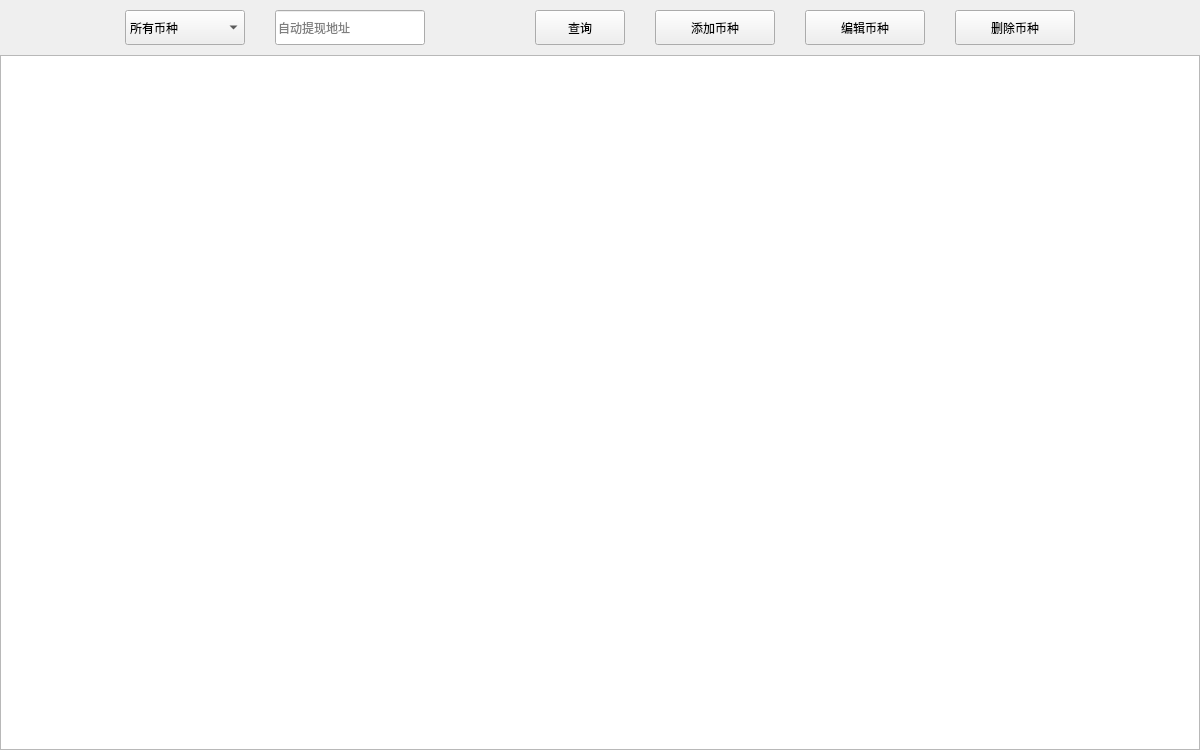
     <widget class="QWidget" name="page_AddCoin">
      <property name="minimumSize">
       <size>
        <width>1200</width>
        <height>750</height>
       </size>
      </property>
      <layout class="QVBoxLayout" name="verticalLayout_25">
       <property name="spacing">
        <number>10</number>
       </property>
       <property name="leftMargin">
        <number>0</number>
       </property>
       <property name="topMargin">
        <number>10</number>
       </property>
       <property name="rightMargin">
        <number>0</number>
       </property>
       <property name="bottomMargin">
        <number>0</number>
       </property>
       <item>
        <layout class="QHBoxLayout" name="horizontalLayout_39">
         <item>
          <spacer name="horizontalSpacer_148">
           <property name="orientation">
            <enum>Qt::Horizontal</enum>
           </property>
           <property name="sizeHint" stdset="0">
            <size>
             <width>40</width>
             <height>20</height>
            </size>
           </property>
          </spacer>
         </item>
         <item>
          <widget class="QComboBox" name="cbx_AddCoin_CoinType">
           <property name="minimumSize">
            <size>
             <width>120</width>
             <height>35</height>
            </size>
           </property>
           <property name="maximumSize">
            <size>
             <width>120</width>
             <height>35</height>
            </size>
           </property>
           <property name="styleSheet">
            <string notr="true"/>
           </property>
           <item>
            <property name="text">
             <string>所有币种</string>
            </property>
           </item>
          </widget>
         </item>
         <item>
          <spacer name="horizontalSpacer_150">
           <property name="orientation">
            <enum>Qt::Horizontal</enum>
           </property>
           <property name="sizeType">
            <enum>QSizePolicy::Fixed</enum>
           </property>
           <property name="sizeHint" stdset="0">
            <size>
             <width>20</width>
             <height>20</height>
            </size>
           </property>
          </spacer>
         </item>
         <item>
          <widget class="QLineEdit" name="le_AddCoin_AutoWithdrawSrcAddr">
           <property name="minimumSize">
            <size>
             <width>150</width>
             <height>35</height>
            </size>
           </property>
           <property name="maximumSize">
            <size>
             <width>150</width>
             <height>35</height>
            </size>
           </property>
           <property name="styleSheet">
            <string notr="true"/>
           </property>
           <property name="placeholderText">
            <string>自动提现地址</string>
           </property>
          </widget>
         </item>
         <item>
          <spacer name="horizontalSpacer_149">
           <property name="orientation">
            <enum>Qt::Horizontal</enum>
           </property>
           <property name="sizeType">
            <enum>QSizePolicy::Fixed</enum>
           </property>
           <property name="sizeHint" stdset="0">
            <size>
             <width>100</width>
             <height>20</height>
            </size>
           </property>
          </spacer>
         </item>
         <item>
          <widget class="QPushButton" name="btn_AddCoin_Search">
           <property name="minimumSize">
            <size>
             <width>90</width>
             <height>35</height>
            </size>
           </property>
           <property name="maximumSize">
            <size>
             <width>90</width>
             <height>35</height>
            </size>
           </property>
           <property name="cursor">
            <cursorShape>PointingHandCursor</cursorShape>
           </property>
           <property name="focusPolicy">
            <enum>Qt::NoFocus</enum>
           </property>
           <property name="styleSheet">
            <string notr="true"/>
           </property>
           <property name="text">
            <string>查询</string>
           </property>
          </widget>
         </item>
         <item>
          <spacer name="horizontalSpacer_151">
           <property name="orientation">
            <enum>Qt::Horizontal</enum>
           </property>
           <property name="sizeType">
            <enum>QSizePolicy::Fixed</enum>
           </property>
           <property name="sizeHint" stdset="0">
            <size>
             <width>20</width>
             <height>20</height>
            </size>
           </property>
          </spacer>
         </item>
         <item>
          <widget class="QPushButton" name="btn_AddCoin_Ok">
           <property name="minimumSize">
            <size>
             <width>120</width>
             <height>35</height>
            </size>
           </property>
           <property name="maximumSize">
            <size>
             <width>120</width>
             <height>35</height>
            </size>
           </property>
           <property name="cursor">
            <cursorShape>PointingHandCursor</cursorShape>
           </property>
           <property name="focusPolicy">
            <enum>Qt::NoFocus</enum>
           </property>
           <property name="styleSheet">
            <string notr="true"/>
           </property>
           <property name="text">
            <string>添加币种</string>
           </property>
          </widget>
         </item>
         <item>
          <spacer name="horizontalSpacer_152">
           <property name="orientation">
            <enum>Qt::Horizontal</enum>
           </property>
           <property name="sizeType">
            <enum>QSizePolicy::Fixed</enum>
           </property>
           <property name="sizeHint" stdset="0">
            <size>
             <width>20</width>
             <height>20</height>
            </size>
           </property>
          </spacer>
         </item>
         <item>
          <widget class="QPushButton" name="btn_AddCoin_Edit">
           <property name="minimumSize">
            <size>
             <width>120</width>
             <height>35</height>
            </size>
           </property>
           <property name="maximumSize">
            <size>
             <width>120</width>
             <height>35</height>
            </size>
           </property>
           <property name="cursor">
            <cursorShape>PointingHandCursor</cursorShape>
           </property>
           <property name="focusPolicy">
            <enum>Qt::NoFocus</enum>
           </property>
           <property name="styleSheet">
            <string notr="true"/>
           </property>
           <property name="text">
            <string>编辑币种</string>
           </property>
          </widget>
         </item>
         <item>
          <spacer name="horizontalSpacer_153">
           <property name="orientation">
            <enum>Qt::Horizontal</enum>
           </property>
           <property name="sizeType">
            <enum>QSizePolicy::Fixed</enum>
           </property>
           <property name="sizeHint" stdset="0">
            <size>
             <width>20</width>
             <height>20</height>
            </size>
           </property>
          </spacer>
         </item>
         <item>
          <widget class="QPushButton" name="btn_AddCoin_Delete">
           <property name="minimumSize">
            <size>
             <width>120</width>
             <height>35</height>
            </size>
           </property>
           <property name="maximumSize">
            <size>
             <width>120</width>
             <height>35</height>
            </size>
           </property>
           <property name="cursor">
            <cursorShape>PointingHandCursor</cursorShape>
           </property>
           <property name="focusPolicy">
            <enum>Qt::NoFocus</enum>
           </property>
           <property name="styleSheet">
            <string notr="true"/>
           </property>
           <property name="text">
            <string>删除币种</string>
           </property>
          </widget>
         </item>
         <item>
          <spacer name="horizontalSpacer_147">
           <property name="orientation">
            <enum>Qt::Horizontal</enum>
           </property>
           <property name="sizeHint" stdset="0">
            <size>
             <width>40</width>
             <height>20</height>
            </size>
           </property>
          </spacer>
         </item>
        </layout>
       </item>
       <item>
        <layout class="QGridLayout" name="gridLayout_27">
         <property name="spacing">
          <number>0</number>
         </property>
         <item row="0" column="0">
          <widget class="QTableWidget" name="tbw_AddCoin">
           <property name="minimumSize">
            <size>
             <width>1200</width>
             <height>695</height>
            </size>
           </property>
           <property name="focusPolicy">
            <enum>Qt::StrongFocus</enum>
           </property>
          </widget>
         </item>
        </layout>
       </item>
      </layout>
     </widget>
